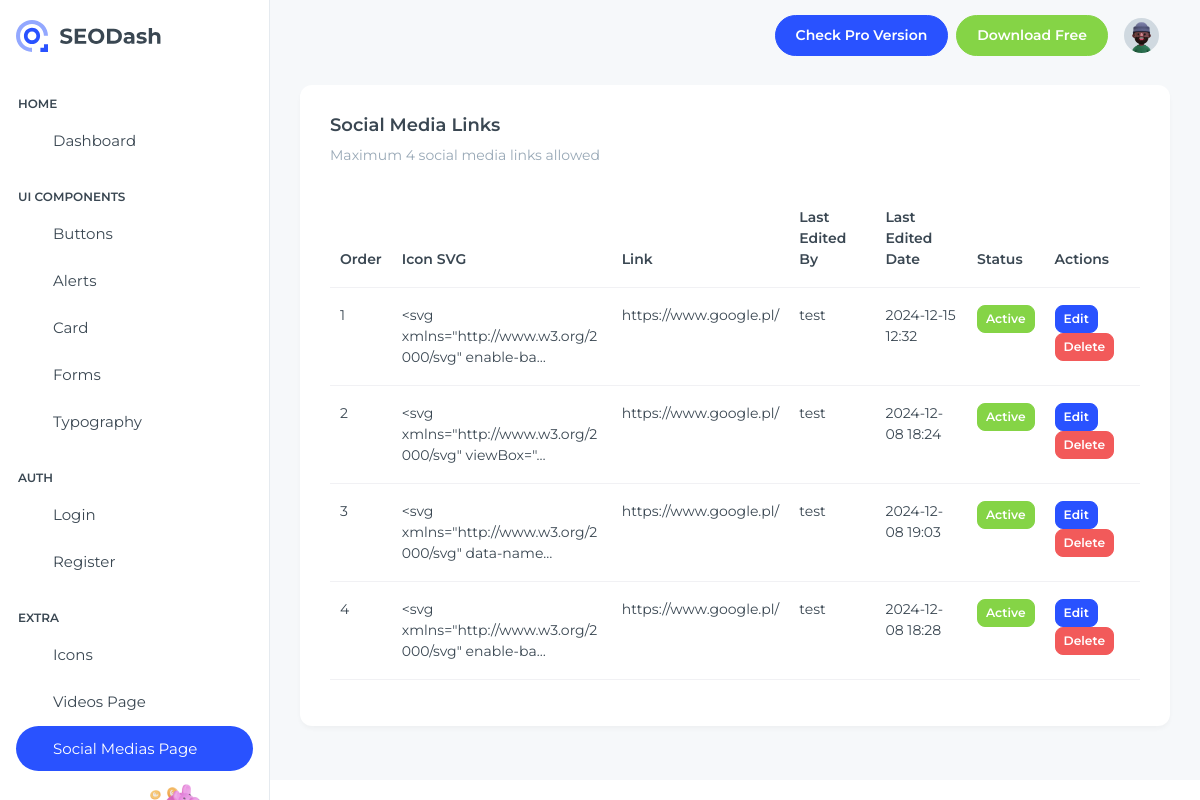
/dashboard/social-medias/ (signed in), run on the app's committed database.
### dashboard/models.py (models this page shows)
class SocialMedia(models.Model):
    id = models.AutoField(primary_key=True)
    icon = models.CharField(max_length=100000)
    link = models.URLField(max_length=100)
    last_edited_by = models.ForeignKey(
        "auth.User", on_delete=models.CASCADE, related_name="edited_socials"
    )
    last_edited_date = models.DateTimeField(auto_now=True)
    is_active = models.BooleanField(default=False)
    order_number = models.SmallIntegerField(null=False, unique=True)
    class Meta:
        ordering = ["order_number"]
        db_table = "social_medias"
        constraints = [
            models.UniqueConstraint(fields=["id"], name="AK_7"),
            models.UniqueConstraint(
                fields=["order_number"], name="unique_order_number"
            ),
        ]

### dashboard/views.py (the view)
@login_required
def social_medias_page(request):
    social_medias = SocialMedia.objects.all().order_by("order_number")
    form = SocialMediaForm()
    return render(
        request,
        "SEODash-main/src/html/social-medias-page.html",
        {"social_medias": social_medias, "form": form},
    )

### dashboard/templates/SEODash-main/src/html/social-medias-page.html (shortened to what this page needs)
{% load static %}
<!DOCTYPE html>
<html lang="en">
  <head>
    <link
      rel="stylesheet"
      href="{% static 'libs/simplebar/dist/simplebar.min.css' %}"
    />
    <link rel="stylesheet" href="{% static 'css/styles.min.css' %}" />
  </head>
  <body>
    <div
      class="page-wrapper"
      id="main-wrapper"
      data-layout="vertical"
      data-navbarbg="skin6"
      data-sidebartype="full"
      data-sidebar-position="fixed"
      data-header-position="fixed"
    >
      <aside class="left-sidebar">
        <div>
          <div
            class="brand-logo d-flex align-items-center justify-content-between"
          >
            <a href="{% url 'dashboard' %}" class="text-nowrap logo-img">
              <img src="{% static 'images/logos/logo-light.svg' %}" alt="" />
            </a>
          </div>
          <nav class="sidebar-nav scroll-sidebar" data-simplebar="">
            <ul id="sidebarnav">
              <li class="nav-small-cap">
                <span class="hide-menu">Home</span>
              </li>
              <li class="sidebar-item">
                <a
                  class="sidebar-link"
                  href="{% url 'dashboard' %}"
                  aria-expanded="false"
                >
                  <span>
                  </span>
                  <span class="hide-menu">Dashboard</span>
                </a>
              </li>
              <li class="nav-small-cap">
                <span class="hide-menu">UI COMPONENTS</span>
              </li>
              <li class="sidebar-item">
                <a
                  class="sidebar-link"
                  href="{% url 'ui-buttons' %}"
                  aria-expanded="false"
                >
                  <span>
                  </span>
                  <span class="hide-menu">Buttons</span>
                </a>
              </li>
              <li class="sidebar-item">
                <a
                  class="sidebar-link"
                  href="{% url 'ui-alerts' %}"
                  aria-expanded="false"
                >
                  <span>
                  </span>
                  <span class="hide-menu">Alerts</span>
                </a>
              </li>
              <li class="sidebar-item">
                <a
                  class="sidebar-link"
                  href="{% url 'ui-card' %}"
                  aria-expanded="false"
                >
                  <span>
                  </span>
                  <span class="hide-menu">Card</span>
                </a>
              </li>
              <li class="sidebar-item">
                <a
                  class="sidebar-link"
                  href="{% url 'ui-forms' %}"
                  aria-expanded="false"
                >
                  <span>
                  </span>
                  <span class="hide-menu">Forms</span>
                </a>
              </li>
              <li class="sidebar-item">
                <a
                  class="sidebar-link"
                  href="{% url 'ui-typography' %}"
                  aria-expanded="false"
                >
                  <span>
                  </span>
                  <span class="hide-menu">Typography</span>
                </a>
              </li>
              <li class="nav-small-cap">
                <span class="hide-menu">AUTH</span>
              </li>
              <li class="sidebar-item">
                <a
                  class="sidebar-link"
                  href="{% url 'authentication-login' %}"
                  aria-expanded="false"
                >
                  <span>
                  </span>
                  <span class="hide-menu">Login</span>
                </a>
              </li>
              <li class="sidebar-item">
                <a
                  class="sidebar-link"
                  href="{% url 'authentication-register' %}"
                  aria-expanded="false"
                >
                  <span>
                  </span>
                  <span class="hide-menu">Register</span>
                </a>
              </li>
              <li class="nav-small-cap">
                <span class="hide-menu">EXTRA</span>
              </li>
              <li class="sidebar-item">
                <a
                  class="sidebar-link"
                  href="{% url 'icon-tabler' %}"
                  aria-expanded="false"
                >
                  <span>
                  </span>
                  <span class="hide-menu">Icons</span>
                </a>
              </li>
              <li class="sidebar-item">
                <a
                  class="sidebar-link"
                  href="{% url 'videos-page' %}"
                  aria-expanded="false"
                >
                  <span>
                  </span>
                  <span class="hide-menu">Videos Page</span>
                </a>
              </li>
              <li class="sidebar-item">
                <a
                  class="sidebar-link"
                  href="{% url 'social-medias-page' %}"
                  aria-expanded="false"
                >
                  <span>
                  </span>
                  <span class="hide-menu">Social Medias Page</span>
                </a>
              </li>
            </ul>
            <div
              class="unlimited-access hide-menu bg-primary-subtle position-relative mb-7 mt-7 rounded-3"
            >
              <div class="d-flex">
                <div class="unlimited-access-img">
                  <img
                    src="{% static 'images/backgrounds/rocket.png' %}"
                    alt=""
                    class="img-fluid"
                  />
                </div>
              </div>
            </div>
          </nav>
        </div>
      </aside>
      <div class="body-wrapper">
        <header class="app-header">
          <nav class="navbar navbar-expand-lg navbar-light">
            <div
              class="navbar-collapse justify-content-end px-0"
              id="navbarNav"
            >
              <ul
                class="navbar-nav flex-row ms-auto align-items-center justify-content-end"
              >
                <a href="#" target="_blank" class="btn btn-primary me-2"
                  ><span class="d-none d-md-block">Check Pro Version</span>
                  <span class="d-block d-md-none">Pro</span></a
                >
                <a href="#" target="_blank" class="btn btn-success"
                  ><span class="d-none d-md-block">Download Free </span>
                  <span class="d-block d-md-none">Free</span></a
                >
                <li class="nav-item dropdown">
                  <a
                    class="nav-link nav-icon-hover"
                    href="javascript:void(0)"
                    id="drop2"
                    data-bs-toggle="dropdown"
                    aria-expanded="false"
                  >
                    <img
                      src="{% static 'images/profile/user-1.jpg' %}"
                      alt=""
                      width="35"
                      height="35"
                      class="rounded-circle"
                    />
                  </a>
                </li>
              </ul>
            </div>
          </nav>
        </header>
        <div class="container-fluid">
          <div class="card mb-4">
            <div class="card-body">
              <h5 class="card-title fw-semibold">Social Media Links</h5>
              <p class="text-muted mb-4">
                Maximum 4 social media links allowed
              </p>
              {% if social_medias %}
              <div class="table-responsive">
                <table class="table">
                  <thead>
                    <tr>
                      <th>Order</th>
                      <th>Icon SVG</th>
                      <th>Link</th>
                      <th>Last Edited By</th>
                      <th>Last Edited Date</th>
                      <th>Status</th>
                      <th>Actions</th>
                    </tr>
                  </thead>
                  <tbody>
                    {% for social in social_medias %}
                    <tr>
                      <td>{{ social.order_number }}</td>
                      <td>
                        <div style="max-width: 200px; overflow: hidden">
                          {{ social.icon|truncatechars:50 }}
                        </div>
                      </td>
                      <td>{{ social.link }}</td>
                      <td>{{ social.last_edited_by.username }}</td>
                      <td>{{ social.last_edited_date|date:"Y-m-d H:i" }}</td>
                      <td>
                        <form
                          method="post"
                          action="{% url 'update_social_media' social.id %}"
                        >
                          <button
                            type="button"
                            class="btn btn-sm {% if social.is_active %}btn-success{% else %}btn-secondary{% endif %}"
                            onclick="this.previousElementSibling.checked = !this.previousElementSibling.checked; this.form.submit()"
                          >
                            {% if social.is_active %}Active{% else %}Make
                            Active{% endif %}
                          </button>
                        </form>
                      </td>
                      <td>
                        <button
                          type="button"
                          class="btn btn-primary btn-sm"
                          data-bs-toggle="modal"
                          data-bs-target="#editModal{{ social.id }}"
                        >
                          Edit
                        </button>
                        <form
                          method="post"
                          action="{% url 'delete_social_media' social.id %}"
                          class="d-inline"
                        >
                          <button type="submit" class="btn btn-danger btn-sm">
                            Delete
                          </button>
                        </form>
                      </td>
                    </tr>
                    {% endfor %}
                  </tbody>
                </table>
              </div>
              {% else %}
              <p class="text-muted">No social media links available.</p>
              {% endif %}
            </div>
          </div>
        </div>
      </div>
    </div>
  </body>
</html>

### data on the page
SocialMedia: order_number "1", icon "<svg xmlns=\"http://www.w3.org/2000/svg\" enable-ba…", link "https://www.google.pl/", last_edited_by.username "test", last_edited_date "2024-12-15 12:32", is_active "Active"
SocialMedia: order_number "2", icon "<svg xmlns=\"http://www.w3.org/2000/svg\" viewBox=\"…", link "https://www.google.pl/", last_edited_by.username "test", last_edited_date "2024-12-08 18:24", is_active "Active"
SocialMedia: order_number "3", icon "<svg xmlns=\"http://www.w3.org/2000/svg\" data-name…", link "https://www.google.pl/", last_edited_by.username "test", last_edited_date "2024-12-08 19:03", is_active "Active"
SocialMedia: order_number "4", icon "<svg xmlns=\"http://www.w3.org/2000/svg\" enable-ba…", link "https://www.google.pl/", last_edited_by.username "test", last_edited_date "2024-12-08 18:28", is_active "Active"
